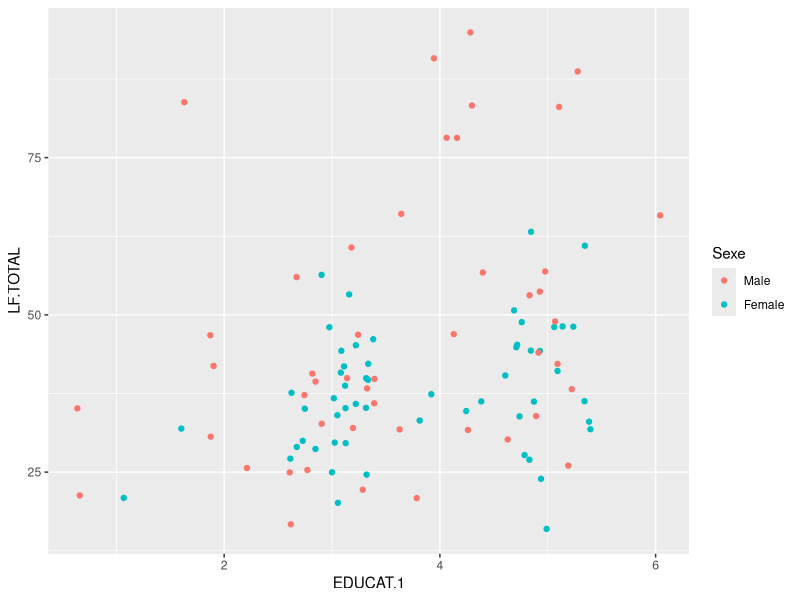
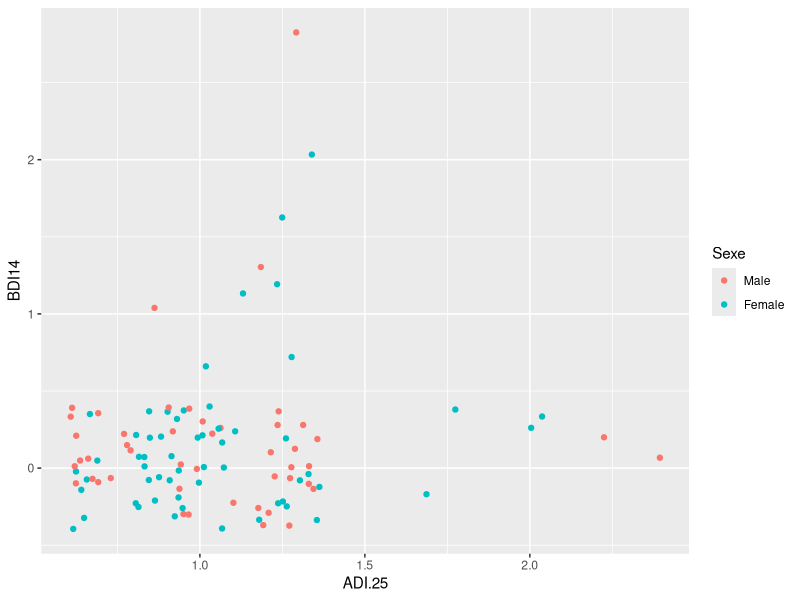

Reproduce these figures in R, in order.
## ---- chunk 1
library(ggplot2)
df=read.csv('data.csv')
df$SEXE=factor(df$SEXE)

ggplot(df, aes(x=EDUCAT.1,y=LF.TOTAL, color=SEXE), environment = environment())+ 
  geom_point(position = 'jitter')+ 
  scale_colour_discrete(name="Sexe",breaks=c("1", "2"),labels=c("Male", "Female"))

## ---- chunk 2

ggplot(df, aes(x=ADI.25,y=BDI14, color=SEXE), environment = environment())+ 
  geom_point(position = 'jitter')+ 
  scale_colour_discrete(name="Sexe",breaks=c("1", "2"),labels=c("Male", "Female"))

